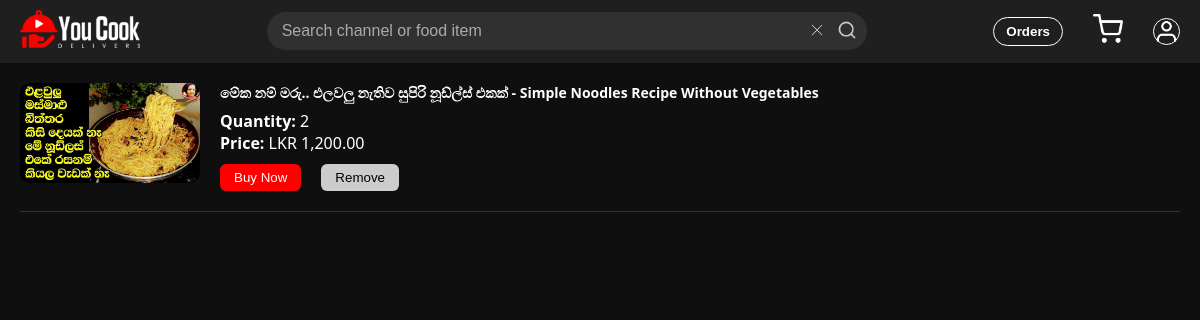
The page /cart.php (signed in) on the database its author committed.
### tables this page shows
CREATE TABLE `cart` (
  `Cart_ID` int NOT NULL AUTO_INCREMENT,
  `Viewer_ID` int DEFAULT NULL,
  `Recipe_ID` int DEFAULT NULL,
  `Quantity` int DEFAULT '1',
  PRIMARY KEY (`Cart_ID`),
  KEY `Viewer_ID` (`Viewer_ID`),
  KEY `Recipe_ID` (`Recipe_ID`),
  CONSTRAINT `cart_ibfk_1` FOREIGN KEY (`Viewer_ID`) REFERENCES `viewerregister` (`Viewer_ID`),
  CONSTRAINT `cart_ibfk_2` FOREIGN KEY (`Recipe_ID`) REFERENCES `recipe` (`Recipe_ID`)
);

CREATE TABLE `recipe` (
  `Recipe_ID` int NOT NULL AUTO_INCREMENT,
  `Recipe_title` varchar(100) DEFAULT NULL,
  `Recipe_description` text,
  `ytLink` varchar(255) DEFAULT NULL,
  `Preparation_time` int DEFAULT NULL,
  `Price` decimal(10,2) DEFAULT NULL,
  `Delivery_areas` varchar(255) DEFAULT NULL,
  `thumbnail` varchar(255) DEFAULT NULL,
  `Dish_image_1` varchar(255) DEFAULT NULL,
  `Dish_image_2` varchar(255) DEFAULT NULL,
  `Dish_image_3` varchar(255) DEFAULT NULL,
  `Creator_ID` int DEFAULT NULL,
  PRIMARY KEY (`Recipe_ID`),
  KEY `Creator_ID` (`Creator_ID`),
  CONSTRAINT `Creator_ID` FOREIGN KEY (`Creator_ID`) REFERENCES `creatorregister` (`Creator_ID`)
);

### cart.php (the view, shortened to what this page needs)
<?php
include "connection.php";
$viewer_id = $_SESSION['Viewer_ID'] ?? null;
$cartItems = [];
if ($viewer_id) {
  $stmt = $conn->prepare("SELECT c.Cart_ID, c.Quantity, r.Recipe_ID, r.Recipe_title, r.thumbnail, r.Price
                          FROM Cart c
                          JOIN Recipe r ON c.Recipe_ID = r.Recipe_ID
                          WHERE c.Viewer_ID = ?");
  $stmt->bind_param("i", $viewer_id);
  $stmt->execute();
  $result = $stmt->get_result();
  while ($row = $result->fetch_assoc()) {
    $cartItems[] = $row;
  }
}
?>
<!DOCTYPE html>
<html lang="en">
<head>
  <link rel="stylesheet" href="../YCD/css/cart.css" />
</head>
<body>
<header>
  <div class="logo"><img src="../YCD/images/logo3.png" alt="Logo"/></div>
  <div class="search-bar">
    <input type="text" placeholder="Search channel or food item" />
    <button class="clear"><img src="../YCD/images/close.png" alt="Clear" /></button>
    <button class="search-btn"><img src="../YCD/images/search.png" alt="Search" /></button>
  </div>
  <div class="ordercart">
    <div class="orderBtn"><a href="orders.php"><button>Orders</button></a></div>
    <div class="cart"><a href="cart.php"><img src="../YCD/images/cart.png" alt="Cart" /></a></div>
    <div class="profile"><button><img src="../YCD/images/user.png" alt="User Icon" /></button></div>
  </div>
</header>
<main class="orders-container">
  <?php if (!empty($cartItems)): ?>
    <?php foreach ($cartItems as $item): ?>
      <div class="order-item">
        <img src="<?= htmlspecialchars($item['thumbnail']) ?>" alt="Food Image" class="order-img" />
        <div class="order-details">
          <p class="title"><?= htmlspecialchars($item['Recipe_title']) ?></p>
          <p><strong>Quantity:</strong> <?= $item['Quantity'] ?></p>
          <p><strong>Price:</strong> LKR <?= number_format($item['Quantity'] * $item['Price'], 2) ?></p>
          <div class="order-buttons" style="display: flex; gap: 10px;">
  <form action="placeOrder.php" method="GET" style="margin: 0;">
    <button type="submit" class="buy-btn">Buy Now</button>
  </form>
  <form action="removeFromCart.php" method="POST" style="margin: 0;">
    <button type="submit" class="remove-btn" onclick="return confirm('Remove this item?')">Remove</button>
  </form>
</div>
        </div>
      </div>
    <?php endforeach; ?>
  <?php else: ?>
    <p style="padding: 1rem;">Your cart is empty.</p>
  <?php endif; ?>
</main>
</body>
</html>

### css/cart.css (style rules this page uses)
* { margin: 0; padding: 0; box-sizing: border-box; }
body { font-family: "Segoe UI", sans-serif; background-color: #0f0f0f; color: #fff; }
header { display: flex; justify-content: space-between; align-items: center; background-color: #1f1f1f; padding: 10px 20px; position: sticky; top: 0; z-index: 100; }
.logo img { width: 120px; }
.search-bar { display: flex; align-items: center; flex: 1; max-width: 600px; margin: 0 20px; position: relative; }
.search-bar input { width: 100%; padding: 10px 40px 10px 15px; border: none; border-radius: 20px; font-size: 1rem; background-color: #303030; color: #fff; }
.search-bar input::placeholder { color: #aaa; }
.search-bar .search-btn, .search-bar .clear { position: absolute; background: none; border: none; cursor: pointer; padding: 5px; }
.search-bar .clear { right: 35px; }
.search-bar .search-btn { right: 5px; }
.search-bar img { width: 20px; height: 20px; }
.orderBtn button { background-color: transparent; color: white; padding: 6px 12px; border: 1px solid #fff; border-radius: 20px; font-weight: bold; display: flex; align-items: center; gap: 5px; cursor: pointer; }
.profile button { background-color: transparent; color: white; border: 1px solid #fff; border-radius: 20px; font-weight: bold; display: flex; align-items: center; gap: 5px; cursor: pointer; }
.profile img { width: 25px; height: 25px; }
.cart img { width: 30px; height: 30px; }
.ordercart { display: flex; align-items: center; gap: 30px; }
.orders-container { padding: 20px; }
.order-item { display: flex; gap: 20px; margin-bottom: 25px; border-bottom: 1px solid #333; padding-bottom: 20px; }
.order-img { width: 180px; height: 100px; object-fit: cover; border-radius: 10px; }
.order-details { flex: 1; }
.title { font-size: 14px; font-weight: bold; margin-bottom: 8px; }
.order-buttons { margin-top: 10px; }
.buy-btn { background-color: red; color: white; border: none; padding: 6px 14px; border-radius: 6px; margin-right: 10px; cursor: pointer; }
.remove-btn { background-color: #ccc; color: black; border: none; padding: 6px 14px; border-radius: 6px; cursor: pointer; }
.order-buttons { display: flex; gap: 5px; margin-top: 10px; }
.order-buttons form { margin: 0; }

### rows shown on the page
cart: Recipe_ID.thumbnail (picture), Recipe_ID.Recipe_title "මේක නම් මරු.. එලවලු නැතිව සුපිරි නූඩ්ල්ස් එකක් - Simple Noodles Recipe Without Vegetables", Quantity "2", $item['Quantity']*$item['Price'] "1,200.00"
